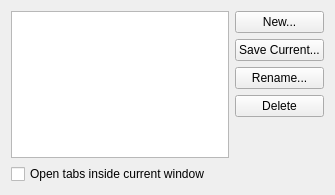
<?xml version="1.0" encoding="UTF-8"?>
<ui version="4.0">
 <class>KonqSessionDlgBase</class>
 <widget class="QWidget" name="KonqSessionDlgBase">
  <property name="geometry">
   <rect>
    <x>0</x>
    <y>0</y>
    <width>335</width>
    <height>195</height>
   </rect>
  </property>
  <layout class="QGridLayout" name="gridLayout">
   <item row="0" column="0">
    <layout class="QHBoxLayout" name="horizontalLayout">
     <item>
      <widget class="QListView" name="m_pListView"/>
     </item>
     <item>
      <layout class="QVBoxLayout" name="verticalLayout_2">
       <item>
        <layout class="QVBoxLayout" name="verticalLayout">
         <item>
          <widget class="QPushButton" name="m_pNewButton">
           <property name="text">
            <string comment="@action:button New session">New...</string>
           </property>
          </widget>
         </item>
         <item>
          <widget class="QPushButton" name="m_pSaveCurrentButton">
           <property name="text">
            <string comment="@action:button Save current session">Save Current...</string>
           </property>
          </widget>
         </item>
         <item>
          <widget class="QPushButton" name="m_pRenameButton">
           <property name="text">
            <string comment="@action:button Rename session">Rename...</string>
           </property>
          </widget>
         </item>
         <item>
          <widget class="QPushButton" name="m_pDeleteButton">
           <property name="text">
            <string comment="@action:button Delete session">Delete</string>
           </property>
          </widget>
         </item>
        </layout>
       </item>
       <item>
        <spacer name="verticalSpacer">
         <property name="orientation">
          <enum>Qt::Vertical</enum>
         </property>
         <property name="sizeHint" stdset="0">
          <size>
           <width>20</width>
           <height>40</height>
          </size>
         </property>
        </spacer>
       </item>
      </layout>
     </item>
    </layout>
   </item>
   <item row="1" column="0">
    <widget class="QCheckBox" name="m_pOpenTabsInsideCurrentWindow">
     <property name="text">
      <string>Open tabs inside current window</string>
     </property>
    </widget>
   </item>
  </layout>
 </widget>
 <resources/>
 <connections/>
</ui>
